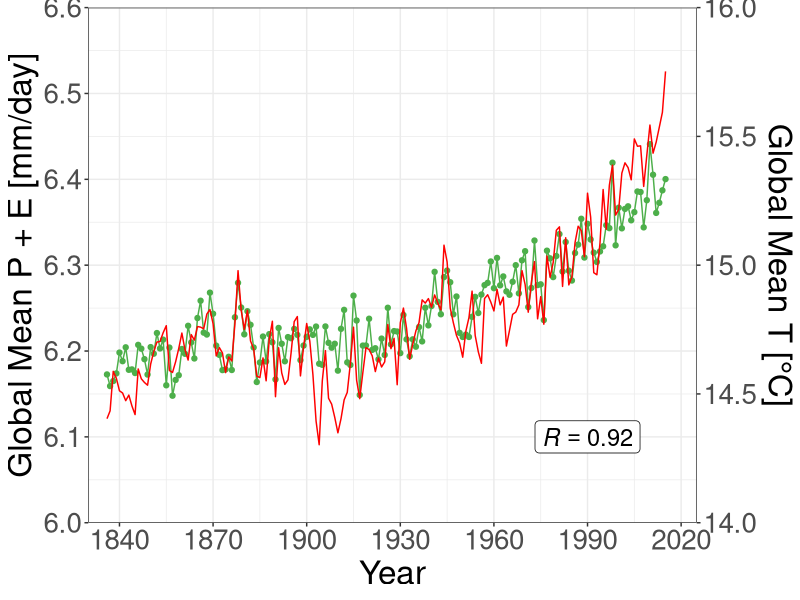
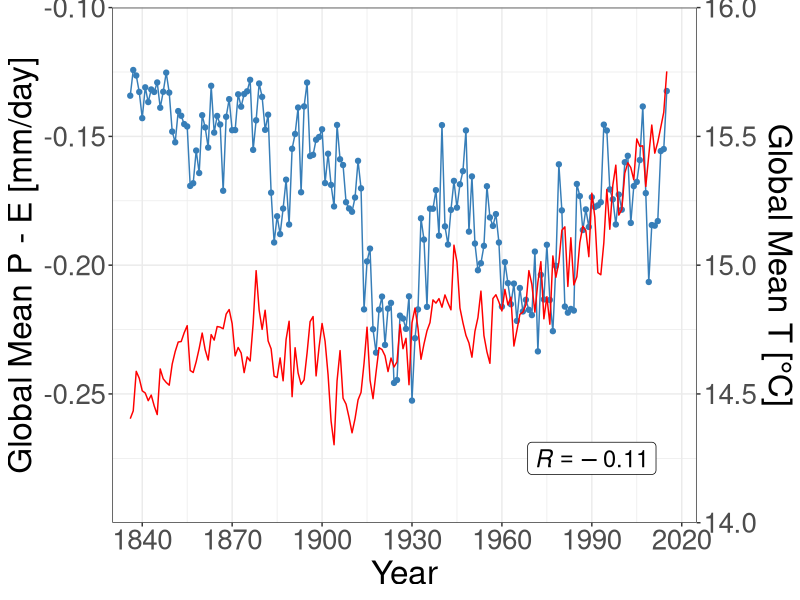
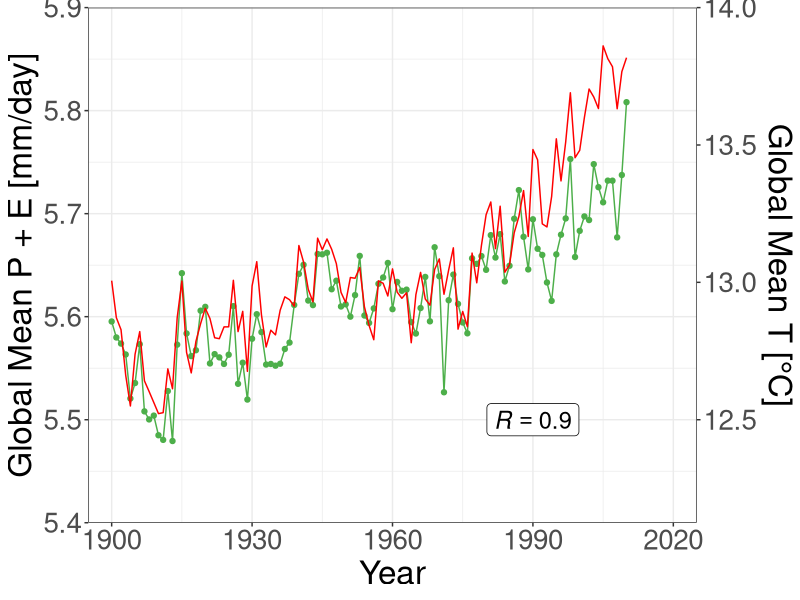
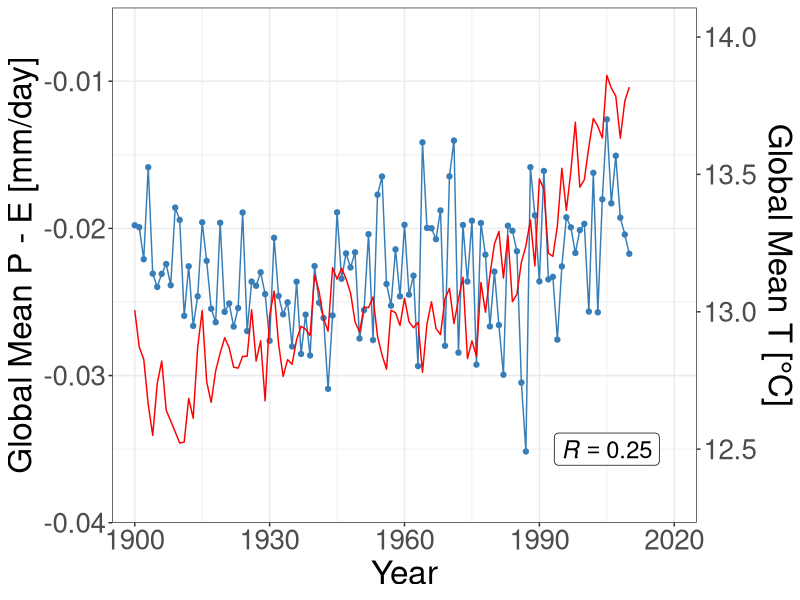
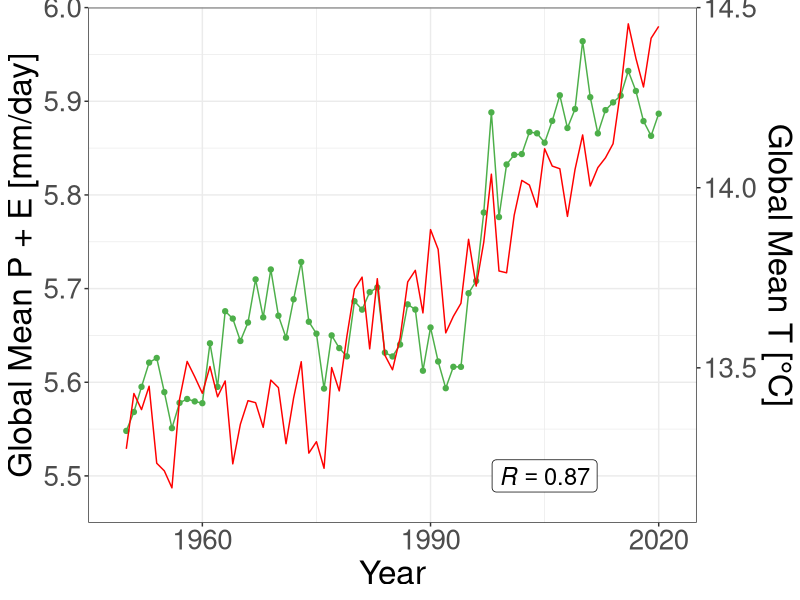
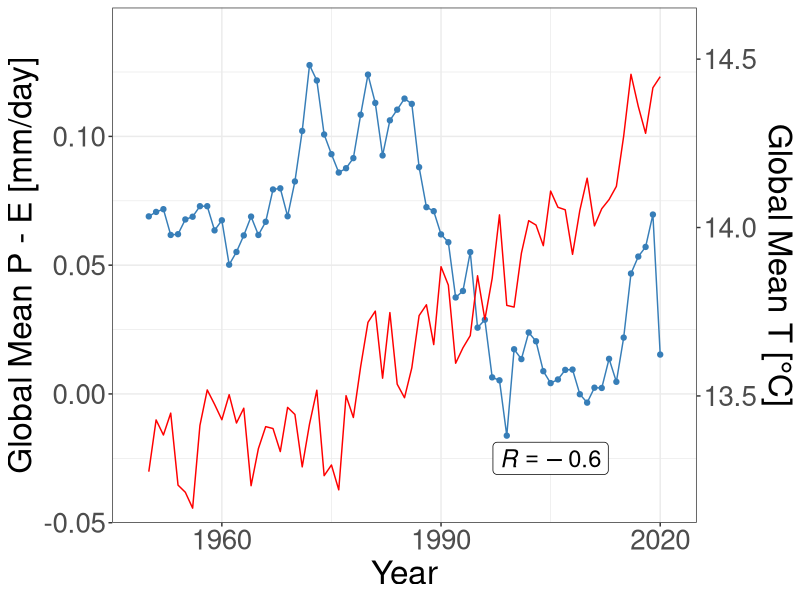
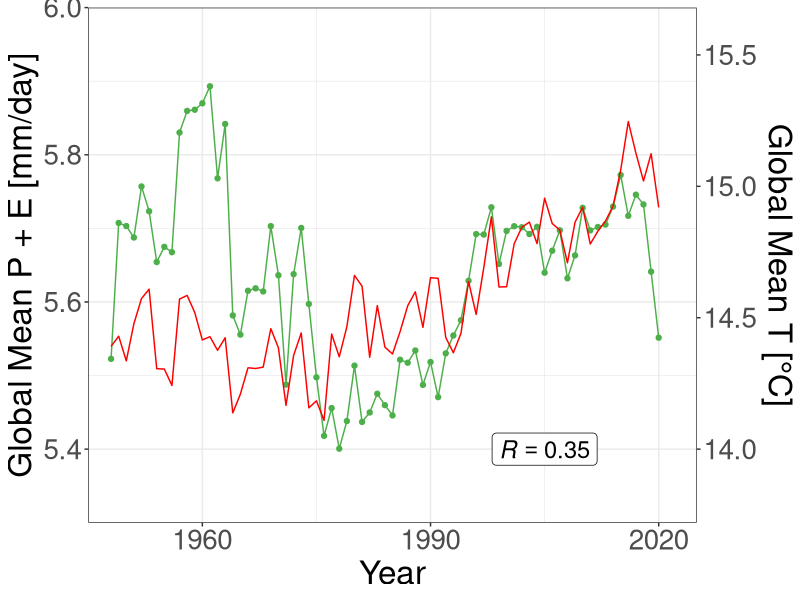
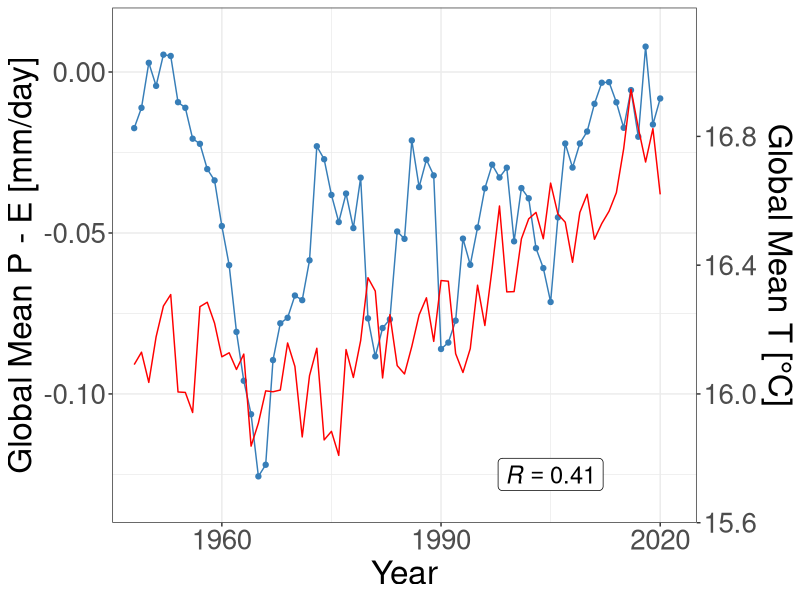

Recreate these plots in R, in order.
#Required Libraries
library(ggplot2)
library(dplyr)
library(data.table)
library(tidyverse)
#Load Data
global_20cr <- read_csv('20CRv3.csv') %>% as.data.table()
global_era20 <- read_csv('ERA20C.csv') %>% as.data.table()
global_era5 <- read_csv('ERA_5.csv') %>% as.data.table()
global_ncep <- read_csv('NCEP_NCAR.csv') %>% as.data.table()
#Plots 20CRv3
p01 <- ggplot(data = global_20cr, aes(x = Year, y = PpE)) +
  geom_line(show.legend = FALSE, color = "#4daf4a") + geom_point(color = "#4daf4a") + 
  geom_line(aes(y = (T - 14)*(6.6 - 6)/(16 - 14) + 6), color = "red") +
  annotate("label", x = 1990, y = 6.1, label = "italic(R) == 0.92", parse = TRUE, size = 6) +
  labs(x = "Year", y = "Global Mean P + E [mm/day]") +
  theme_bw() +
  scale_y_continuous(limits = c(6, 6.6), expand = c(0, 0), sec.axis = sec_axis(~(. - 6)*(16 - 14)/(6.6 - 6) + 14, name = "Global Mean T [°C]")) +
  scale_x_continuous(limits = c(1830, 2025), expand = c(0, 0), breaks = seq(1810, 2020, 30)) +
  theme(axis.text.y = element_text(size = 20), axis.title.y = element_text(size = 24), axis.text.x = element_text(size = 20), axis.title.x = element_text(size = 24))
ggsave("20crv3_global_plus.png", p01, dpi = 600, limitsize = FALSE)

p02 <- ggplot(data = global_20cr, aes(x = Year, y = PmE)) +
  geom_line(show.legend = FALSE, color = "#377eb8") + geom_point(color = "#377eb8") + 
  geom_line(aes(y = (T - 14)*(-0.1 + 0.3)/(16 - 14) - 0.3), color = "red") +
  annotate("label", x = 1990, y = -0.275, label = "italic(R) == -0.11", parse = TRUE, size = 6) +
  labs(x = "Year", y = "Global Mean P - E [mm/day]") +
  theme_bw() +
  scale_y_continuous(limits = c(-0.3, -0.1), expand = c(0, 0), sec.axis = sec_axis(~(. + 0.3)*(16 - 14)/(-0.1 + 0.3) + 14, name = "Global Mean T [°C]")) +
  scale_x_continuous(limits = c(1830, 2025), expand = c(0, 0), breaks = seq(1810, 2020, 30)) +
  theme(axis.text.y = element_text(size = 20), axis.title.y = element_text(size = 24), axis.text.x = element_text(size = 20), axis.title.x = element_text(size = 24))
ggsave("20crv3_global_minus.png", p02, dpi = 600, limitsize = FALSE)
#Plots ERA20C
p03 <- ggplot(data = global_era20, aes(x = Year, y = PpE)) +
  geom_line(show.legend = FALSE, color = "#4daf4a") + geom_point(color = "#4daf4a") + 
  geom_line(aes(y = (T - 12.5)*(5.9 - 5.5)/(14 - 12.5) + 5.5), color = "red") +
  annotate("label", x = 1990, y = 5.5, label = "italic(R) == 0.90", parse = TRUE, size = 6) +
  labs(x = "Year", y = "Global Mean P + E [mm/day]") +
  theme_bw() +
  scale_y_continuous(limits = c(5.4, 5.9), expand = c(0, 0), sec.axis = sec_axis(~(. - 5.5)*(14 - 12.5)/(5.9 - 5.5) + 12.5, name = "Global Mean T [°C]")) +
  scale_x_continuous(limits = c(1895, 2025), expand = c(0, 0), breaks = seq(1810, 2020, 30)) +
  theme(axis.text.y = element_text(size = 20), axis.title.y = element_text(size = 24), axis.text.x = element_text(size = 20), axis.title.x = element_text(size = 24))
ggsave("era20_global_plus.png", p03, dpi = 600, limitsize = FALSE)

p04 <- ggplot(data = global_era20, aes(x = Year, y = PmE)) +
  geom_line(show.legend = FALSE, color = "#377eb8") + geom_point(color = "#377eb8") + 
  geom_line(aes(y = (T - 12.5)*(-0.007 + 0.035)/(14 - 12.5) - 0.035), color = "red") +
  annotate("label", x = 2005, y = -0.035, label = "italic(R) == 0.25", parse = TRUE, size = 6) +
  labs(x = "Year", y = "Global Mean P - E [mm/day]") +
  theme_bw() +
  scale_y_continuous(limits = c(-0.04, -0.005), expand = c(0, 0), sec.axis = sec_axis(~(. + 0.035)*(14 - 12.5)/(-0.007 + 0.035) + 12.5, name = "Global Mean T [°C]")) +
  scale_x_continuous(limits = c(1895, 2025), expand = c(0, 0), breaks = seq(1810, 2020, 30)) +
  theme(axis.text.y = element_text(size = 20), axis.title.y = element_text(size = 24), axis.text.x = element_text(size = 20), axis.title.x = element_text(size = 24))
ggsave("era20_global_minus.png", p04, dpi = 600, limitsize = FALSE)
#Plots ERA5
p05 <- ggplot(data = global_era5, aes(x = Year, y = PpE)) +
  geom_line(show.legend = FALSE, color = "#4daf4a") + geom_point(color = "#4daf4a") + 
  geom_line(aes(y = (T - 13.2)*(6 - 5.5)/(14.5 - 13.2) + 5.5), color = "red") +
  annotate("label", x = 2005, y = 5.5, label = "italic(R) == 0.87", parse = TRUE, size = 6) +
  labs(x = "Year", y = "Global Mean P + E [mm/day]") +
  theme_bw() +
  scale_y_continuous(limits = c(5.45, 6), expand = c(0, 0), sec.axis = sec_axis(~(. - 5.5)*(14.5 - 13.2)/(6 - 5.5) + 13.2, name = "Global Mean T [°C]")) +
  scale_x_continuous(limits = c(1945, 2025), expand = c(0, 0), breaks = seq(1810, 2020, 30)) +
  theme(axis.text.y = element_text(size = 20), axis.title.y = element_text(size = 24), axis.text.x = element_text(size = 20), axis.title.x = element_text(size = 24))
ggsave("era5_global_plus.png", p05, dpi = 600, limitsize = FALSE)

p06 <- ggplot(data = global_era5, aes(x = Year, y = PmE)) +
  geom_line(show.legend = FALSE, color = "#377eb8") + geom_point(color = "#377eb8") + 
  geom_line(aes(y = (T - 13.2)*(0.13 + 0.04)/(14.5 - 13.2) - 0.04), color = "red") +
  annotate("label", x = 2005, y = -0.025, label = "italic(R) == -0.60", parse = TRUE, size = 6) +
  labs(x = "Year", y = "Global Mean P - E [mm/day]") +
  theme_bw() +
  scale_y_continuous(limits = c(-0.05, 0.15), expand = c(0, 0), sec.axis = sec_axis(~(. + 0.04)*(14.5 - 13.2)/(0.13 + 0.04) + 13.2, name = "Global Mean T [°C]")) +
  scale_x_continuous(limits = c(1945, 2025), expand = c(0, 0), breaks = seq(1810, 2020, 30)) +
  theme(axis.text.y = element_text(size = 20), axis.title.y = element_text(size = 24), axis.text.x = element_text(size = 20), axis.title.x = element_text(size = 24))
ggsave("era5_global_minus.png", p06, dpi = 600, limitsize = FALSE)
#Plots NCEP
p07 <- ggplot(data = global_ncep, aes(x = Year, y = PpE)) +
  geom_line(show.legend = FALSE, color = "#4daf4a") + geom_point(color = "#4daf4a") + 
  geom_line(aes(y = (T - 14)*(5.9 - 5.4)/(15.4 - 14) + 5.4), color = "red") +
  annotate("label", x = 2005, y = 5.4, label = "italic(R) == 0.35", parse = TRUE, size = 6) +
  labs(x = "Year", y = "Global Mean P + E [mm/day]") +
  theme_bw() +
  scale_y_continuous(limits = c(5.3, 6), expand = c(0, 0), sec.axis = sec_axis(~(. - 5.4)*(15.4 - 14)/(5.9 - 5.4) + 14, name = "Global Mean T [°C]")) +
  scale_x_continuous(limits = c(1945, 2025), expand = c(0, 0), breaks = seq(1810, 2020, 30)) +
  theme(axis.text.y = element_text(size = 20), axis.title.y = element_text(size = 24), axis.text.x = element_text(size = 20), axis.title.x = element_text(size = 24))
ggsave("ncep_global_plus.png", p07, dpi = 600, limitsize = FALSE)

p08 <- ggplot(data = global_ncep, aes(x = Year, y = PmE)) +
  geom_line(show.legend = FALSE, color = "#377eb8") + geom_point(color = "#377eb8") + 
  geom_line(aes(y = (T - 14)*(0.01 + 0.13)/(15.4 - 14) - 0.13), color = "red") +
  annotate("label", x = 2005, y = -0.125, label = "italic(R) == 0.41", parse = TRUE, size = 6) +
  labs(x = "Year", y = "Global Mean P - E [mm/day]") +
  theme_bw() +
  scale_y_continuous(limits = c(-0.14, 0.02), expand = c(0, 0), sec.axis = sec_axis(~(. + 0.3)*(15.4 - 14)/(0.01 + 0.13) + 14, name = "Global Mean T [°C]")) +
  scale_x_continuous(limits = c(1945, 2025), expand = c(0, 0), breaks = seq(1810, 2020, 30)) +
  theme(axis.text.y = element_text(size = 20), axis.title.y = element_text(size = 24), axis.text.x = element_text(size = 20), axis.title.x = element_text(size = 24))
ggsave("ncep_global_minus.png", p08, dpi = 600, limitsize = FALSE)

